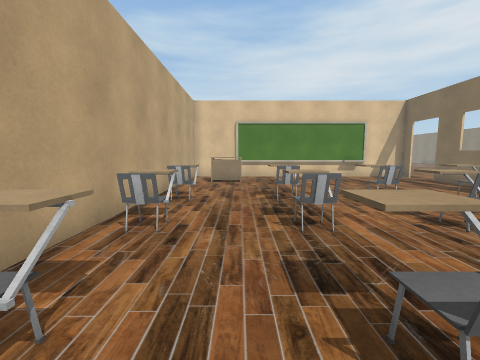
view 1 (above)

22 first-person views from a walk through a Unity game level. The camera is 1.3 m above the floor, tilts 6° down and sees 90° across. The floor is counted in squares, 1 m on a side. Each view is taken from the middle of a square. On the plan, view 1 faces up. The plan holds only what a view shows up to about 12 squares ahead; the rest is blank. The place goes on beyond the plan. The player is left out. Door leaves are left out, so doorways stand open.

view 2
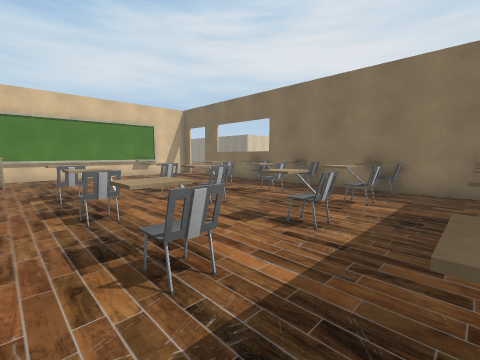

view 3
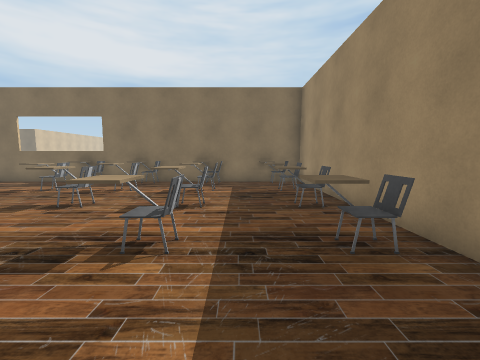

view 4
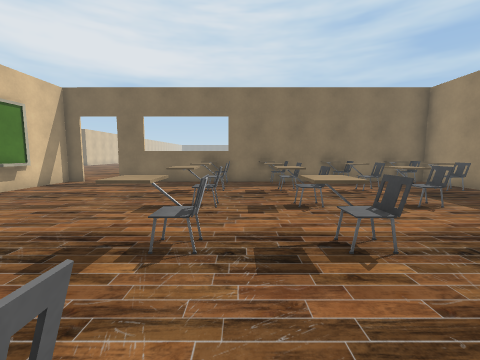

view 5
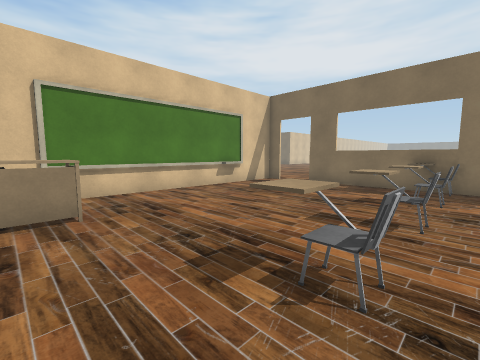

view 6
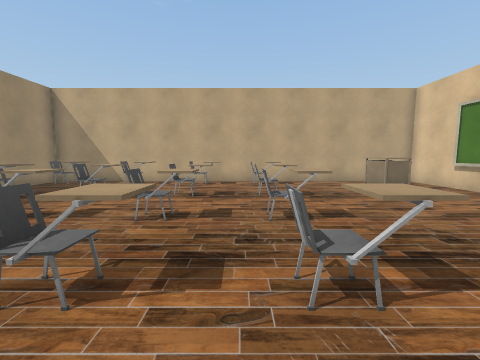

view 7
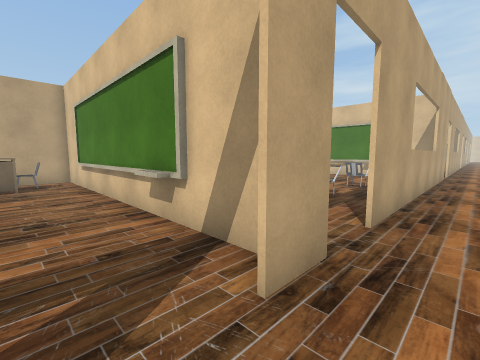

view 8
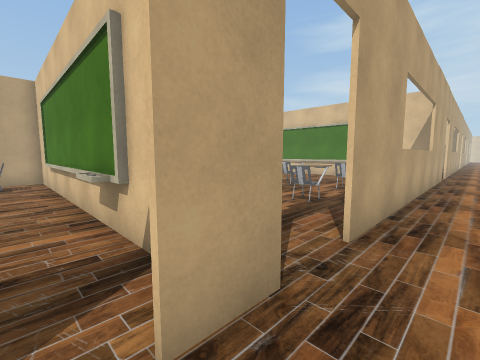

view 9
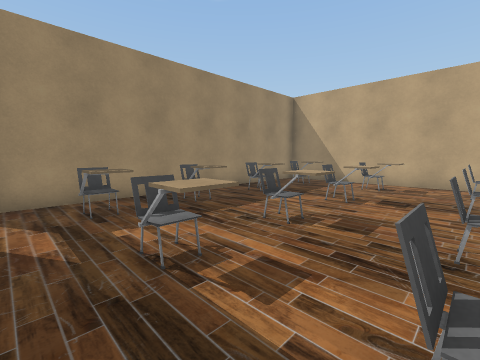

view 10
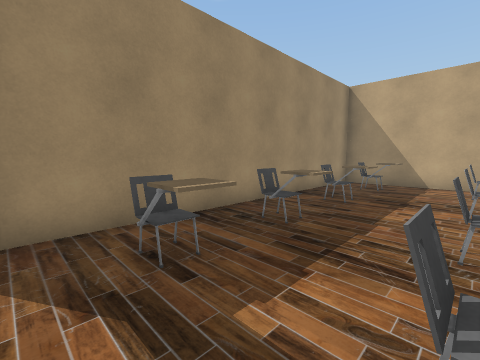

view 11
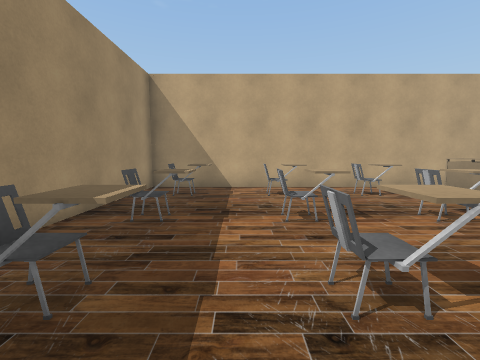

view 12
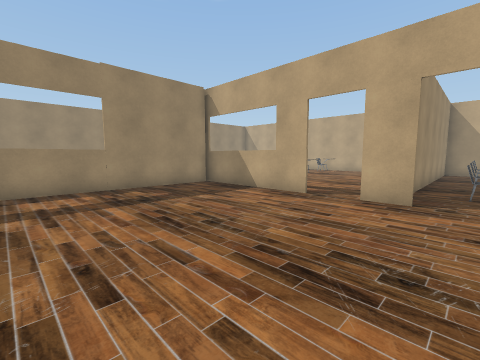

view 13
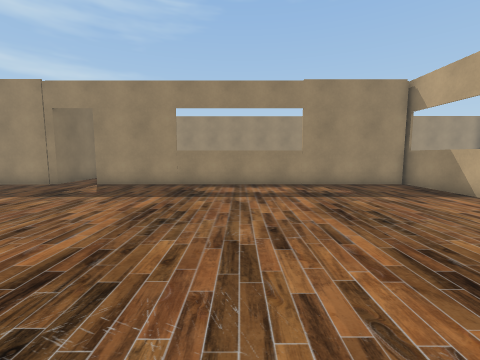

view 14
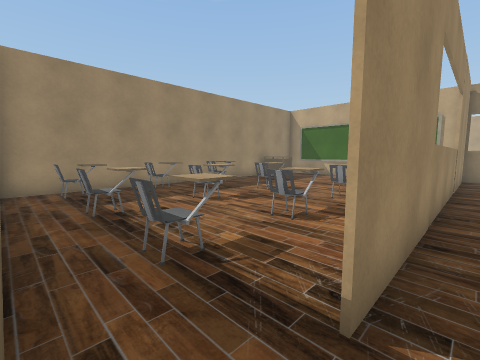

view 15
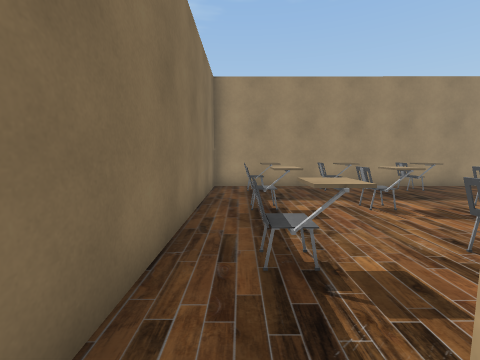

view 16
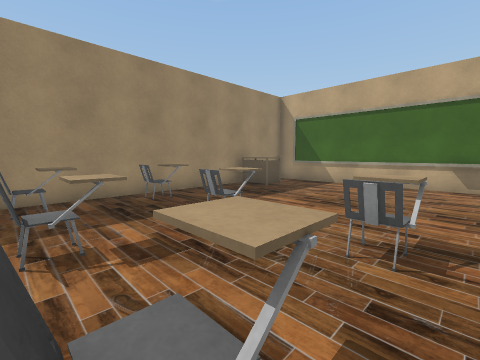

view 17
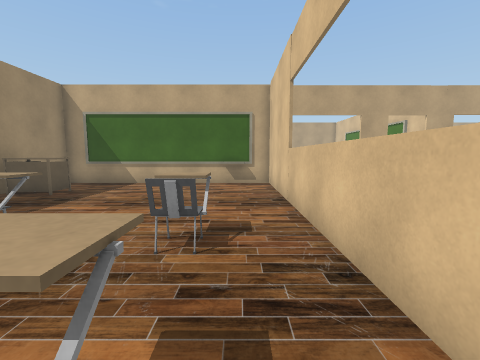

view 18
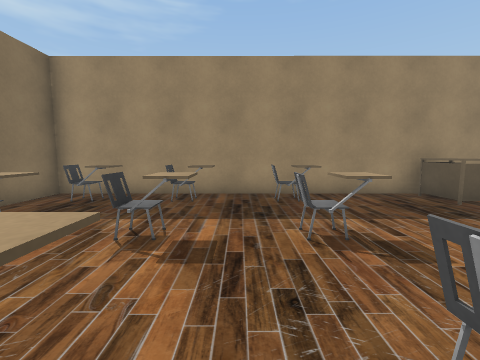

view 19
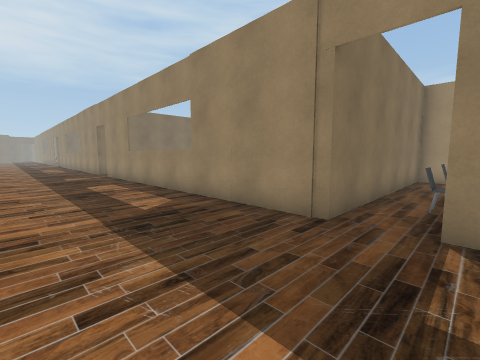

view 20
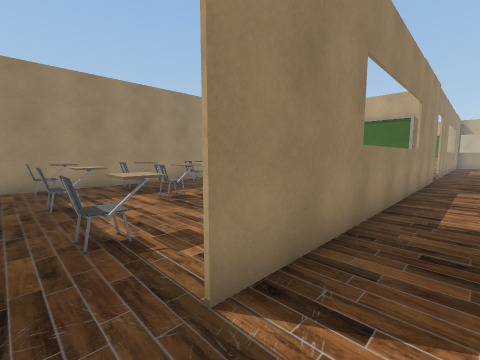

view 21
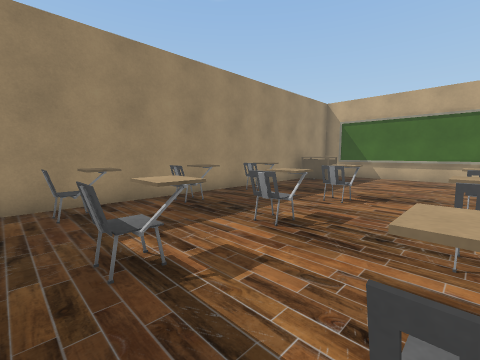

view 22
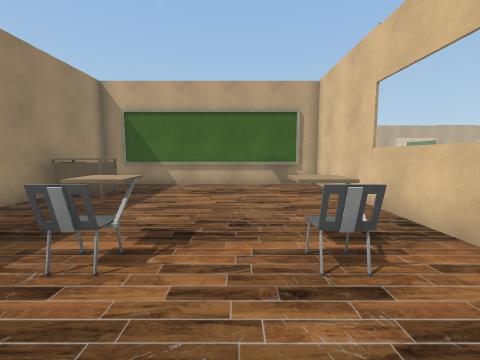

### Floor plan
Ten units are one square. View 1 is at (0, 0); x grows to the right and y downward. Boxes are objects, and circles mark ways between rooms. Rooms are numbered by the first view taken in them; rooms with no view inside come last. Other rooms are left out.
<svg viewBox="-33 -230 439 265">
<path fill="none" stroke="#000" d="M-27 -140 -27 30 96 30 96 -119M96 -143 -28 -143M71 -139 60 -139M251 -65 389 -65M97 -149 97 -135M97 -119 97 -65 234 -65M97 -225 97 -165M-27 -225 -27 -140M-28 -145 91 -145M199 -64 99 -64 99 30 251 30 251 -65M102 -52 102 -41M327 -63 255 -64 255 30 401 30M258 -52 258 -42"/>
<rect x="-25" y="5" width="10" height="20" fill="#bbb"><title>chair</title></rect>
<rect x="-25" y="-25" width="10" height="20" fill="#bbb"><title>chair</title></rect>
<rect x="-25" y="-55" width="10" height="20" fill="#bbb"><title>chair</title></rect>
<rect x="-25" y="-85" width="10" height="20" fill="#bbb"><title>chair</title></rect>
<rect x="-15" y="-125" width="20" height="10" fill="#bbb"><title>table</title></rect>
<rect x="-15" y="-135" width="10" height="10" fill="#bbb"><title>other object</title></rect>
<rect x="5" y="5" width="10" height="20" fill="#bbb"><title>chair</title></rect>
<rect x="5" y="-25" width="10" height="20" fill="#bbb"><title>chair</title></rect>
<rect x="5" y="-55" width="10" height="20" fill="#bbb"><title>chair</title></rect>
<rect x="5" y="-85" width="10" height="20" fill="#bbb"><title>chair</title></rect>
<rect x="35" y="5" width="10" height="20" fill="#bbb"><title>chair</title></rect>
<rect x="35" y="-25" width="10" height="20" fill="#bbb"><title>chair</title></rect>
<rect x="35" y="-55" width="10" height="20" fill="#bbb"><title>chair</title></rect>
<rect x="35" y="-85" width="10" height="20" fill="#bbb"><title>chair</title></rect>
<rect x="65" y="5" width="10" height="20" fill="#bbb"><title>chair</title></rect>
<rect x="65" y="-25" width="10" height="20" fill="#bbb"><title>chair</title></rect>
<rect x="65" y="-55" width="10" height="20" fill="#bbb"><title>chair</title></rect>
<rect x="65" y="-85" width="10" height="20" fill="#bbb"><title>chair</title></rect>
<rect x="85" y="15" width="10" height="10" fill="#bbb"><title>chair</title></rect>
<rect x="85" y="-25" width="10" height="20" fill="#bbb"><title>chair</title></rect>
<rect x="85" y="-45" width="10" height="10" fill="#bbb"><title>chair</title></rect>
<rect x="85" y="-75" width="10" height="10" fill="#bbb"><title>chair</title></rect>
<rect x="-15" y="-175" width="10" height="20" fill="#bbb"><title>chair</title></rect>
<rect x="-15" y="-205" width="10" height="20" fill="#bbb"><title>chair</title></rect>
<rect x="-15" y="-225" width="10" height="10" fill="#bbb"><title>chair</title></rect>
<rect x="15" y="-175" width="10" height="20" fill="#bbb"><title>chair</title></rect>
<rect x="15" y="-205" width="10" height="20" fill="#bbb"><title>chair</title></rect>
<rect x="15" y="-225" width="10" height="10" fill="#bbb"><title>chair</title></rect>
<rect x="45" y="-175" width="10" height="20" fill="#bbb"><title>chair</title></rect>
<rect x="45" y="-205" width="10" height="20" fill="#bbb"><title>chair</title></rect>
<rect x="45" y="-225" width="10" height="10" fill="#bbb"><title>chair</title></rect>
<rect x="65" y="-165" width="10" height="10" fill="#bbb"><title>chair</title></rect>
<rect x="65" y="-205" width="20" height="20" fill="#bbb"><title>chair</title></rect>
<rect x="65" y="-225" width="20" height="10" fill="#bbb"><title>chair</title></rect>
<rect x="125" y="5" width="10" height="20" fill="#bbb"><title>table</title></rect>
<rect x="165" y="15" width="20" height="10" fill="#bbb"><title>chair</title></rect>
<rect x="175" y="-15" width="10" height="10" fill="#bbb"><title>chair</title></rect>
<rect x="175" y="-45" width="10" height="10" fill="#bbb"><title>chair</title></rect>
<rect x="195" y="15" width="20" height="10" fill="#bbb"><title>chair</title></rect>
<rect x="195" y="-15" width="20" height="10" fill="#bbb"><title>chair</title></rect>
<rect x="195" y="-45" width="20" height="10" fill="#bbb"><title>chair</title></rect>
<rect x="225" y="15" width="20" height="10" fill="#bbb"><title>chair</title></rect>
<rect x="225" y="-15" width="20" height="10" fill="#bbb"><title>chair</title></rect>
<rect x="225" y="-45" width="20" height="10" fill="#bbb"><title>chair</title></rect>
<rect x="275" y="5" width="20" height="20" fill="#bbb"><title>table</title></rect>
<rect x="325" y="15" width="10" height="10" fill="#bbb"><title>chair</title></rect>
<rect x="325" y="-15" width="10" height="10" fill="#bbb"><title>chair</title></rect>
<rect x="325" y="-45" width="10" height="10" fill="#bbb"><title>chair</title></rect>
<rect x="345" y="-15" width="10" height="10" fill="#bbb"><title>chair</title></rect>
<rect x="345" y="-45" width="10" height="10" fill="#bbb"><title>chair</title></rect>
<rect x="355" y="15" width="10" height="10" fill="#bbb"><title>chair</title></rect>
<rect x="375" y="15" width="10" height="10" fill="#bbb"><title>chair</title></rect>
<rect x="385" y="-15" width="10" height="10" fill="#bbb"><title>chair</title></rect>
<rect x="385" y="-45" width="10" height="10" fill="#bbb"><title>chair</title></rect>
<circle cx="100" cy="-125" r="3" fill="#2a7"/>
<circle cx="100" cy="-155" r="3" fill="#2a7"/>
<circle cx="245" cy="-60" r="3" fill="#2a7"/>
<circle cx="395" cy="-60" r="3" fill="#2a7"/>
<text x="30" y="-60">1</text>
<text x="250" y="-150">2</text>
<text x="30" y="-190">3</text>
<text x="170" y="-20">4</text>
<text x="330" y="-10">5</text>
</svg>
Room 1 opens to room 2. Room 2 opens to room 3. Room 2 opens to room 4. Room 2 opens to room 5.

Where each view was taken, in squares from view 1:
view 1: 0 up, 0 right, facing up
view 2: 1 down, 0 right, facing up-right
view 3: 0 up, 2 left, facing right
view 4: 6 up, 2 left, facing right
view 5: 6 up, 1 left, facing up-right
view 6: 6 up, 9 right, facing left
view 7: 12 up, 11 right, facing up-left
view 8: 13 up, 11 right, facing up-left
view 9: 22 up, 9 right, facing down-left
view 10: 19 up, 9 right, facing down-left
view 11: 18 up, 7 right, facing left
view 12: 16 up, 17 right, facing down-left
view 13: 17 up, 17 right, facing down
view 14: 7 up, 25 right, facing down-left
view 15: 7 up, 24 right, facing down
view 16: 5 up, 21 right, facing down-left
view 17: 5 up, 21 right, facing left
view 18: 5 up, 19 right, facing down
view 19: 11 up, 23 right, facing down-right
view 20: 8 up, 40 right, facing down-left
view 21: 4 up, 40 right, facing down-left
view 22: 3 up, 36 right, facing left
